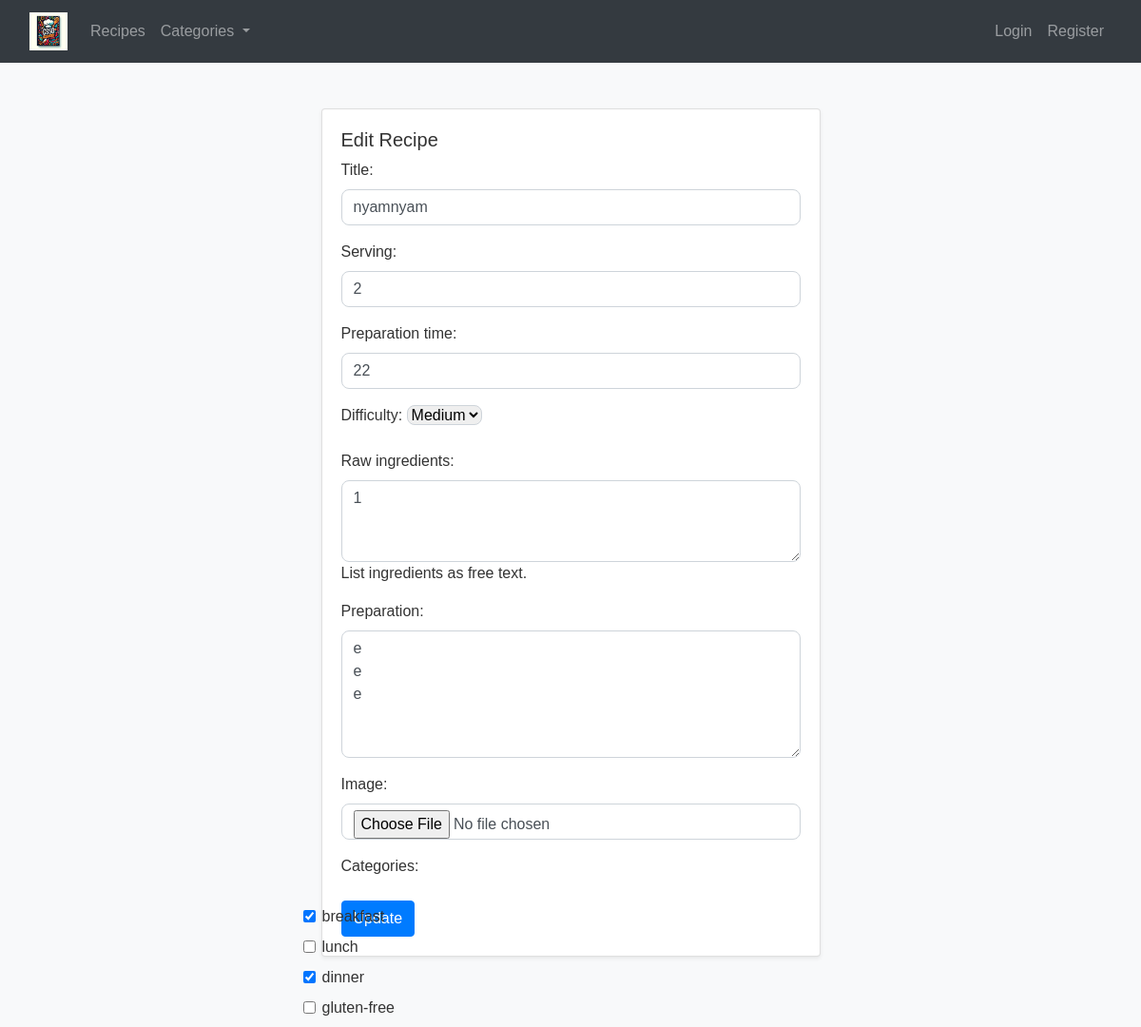
Page /recipes/edit/2/ on the earlier database version.
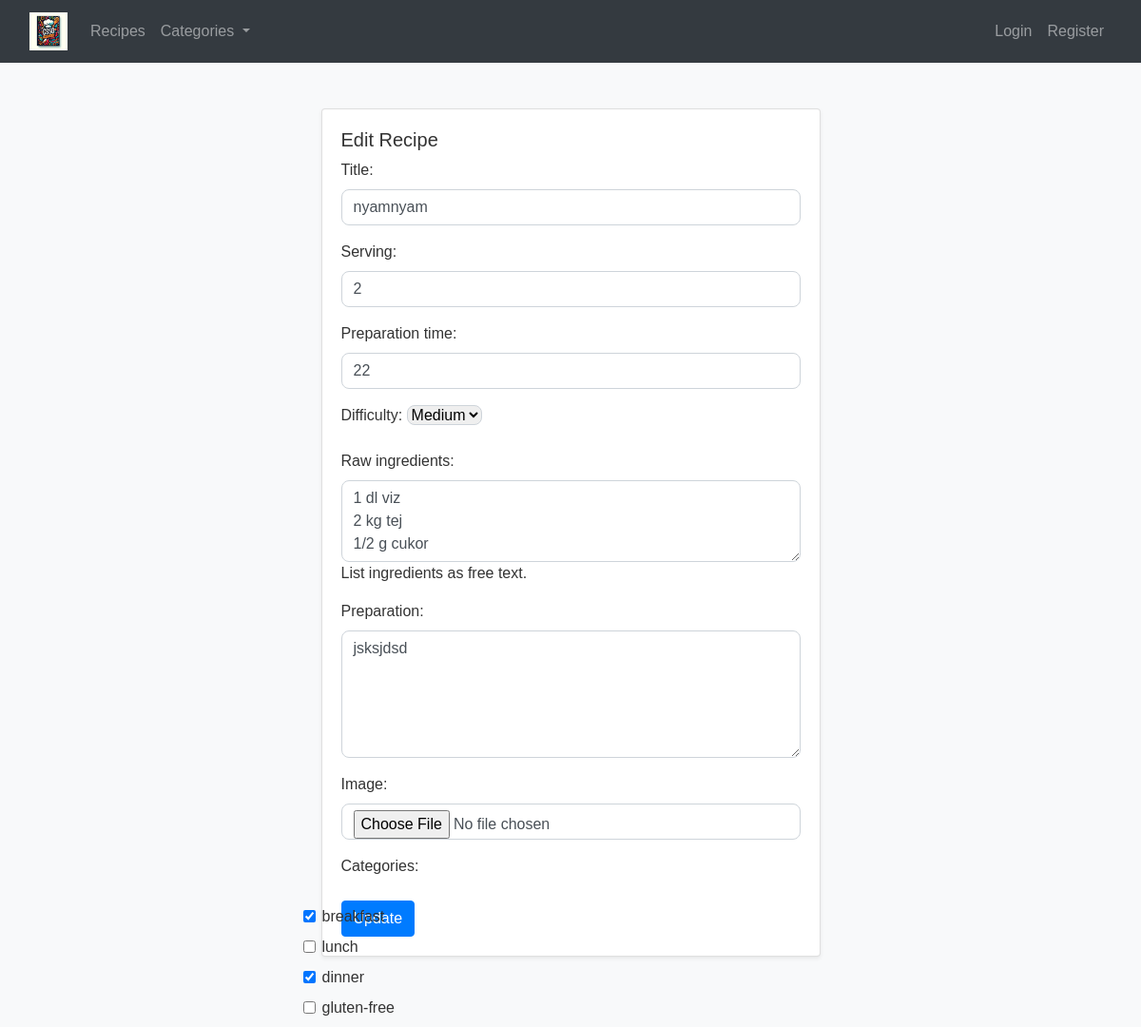
Same page on the later database version.
### recepies/models.py (models this page shows, shortened)
class Recipe(models.Model):
  title = models.CharField(max_length=128)
  serving = models.PositiveIntegerField()
  preparation_time = models.PositiveIntegerField()
  difficulty = models.CharField(
    max_length=6,
    choices=DifficultyLevel.choices,
    default=DifficultyLevel.EASY
  )
  raw_ingredients = models.TextField(help_text="List ingredients as free text.")
  ingredients = models.ManyToManyField(Ingredient, related_name='recipes')
  preparation = models.TextField()
  image = models.ImageField(upload_to='recepies/', null=True, blank=True)
  categories = models.ManyToManyField(Category, related_name='recipes')
  ratings = models.JSONField(default=dict)
  average_rating = models.FloatField(default=0.0)
  created_at = models.DateTimeField(auto_now_add=True)
  creator = models.ForeignKey(User, on_delete=models.CASCADE, related_name="creator_recipe")

class Category(models.Model):
  title = models.CharField(max_length=100)
  def __str__(self):
    return self.title

### recepies/views.py (the view)
# urls.py: path('recipes/edit/<int:recipe_id>/', views.edit_recipe, name='edit_recipe'),
def edit_recipe(request, recipe_id):
    recipe = get_object_or_404(Recipe, pk=recipe_id)
    if request.method == 'POST':
        form = RecipeForm(request.POST, request.FILES, instance=recipe)
        if form.is_valid():
            updated_recipe = form.save(commit=False)
            updated_recipe.save()
            updated_recipe.ingredients.clear()  # Töröljük a korábbi összetevőket
            raw_ingredients = form.cleaned_data['raw_ingredients']
            ingredients_data = parse_ingredients(raw_ingredients)
            for quantity, unit, name in ingredients_data:
                ingredient, created = Ingredient.objects.get_or_create(name=name.strip(), defaults={'quantity': quantity, 'unit': unit})
                updated_recipe.ingredients.add(ingredient)
            updated_recipe.save()
            form.save_m2m()  # Menti a ManyToMany kapcsolatokat
            return redirect('recipe_details', recipe_id=recipe_id)
    else:
        form = RecipeForm(instance=recipe)
    return render(request, 'recepies/edit_recipe.html', {'form': form, 'recipe': recipe})

### recepies/forms.py (shortened to what this page needs)
class RecipeForm(forms.ModelForm):
    class Meta:
        model = Recipe
        fields = ['title', 'serving', 'preparation_time', 'difficulty', 'raw_ingredients', 'preparation', 'image', 'categories']
        widgets = {
            'title': forms.TextInput(attrs={'class': 'form-control'}),
            'serving': forms.NumberInput(attrs={'class': 'form-control'}),
            'preparation_time': forms.NumberInput(attrs={'class': 'form-control'}),
            'difficulty': forms.Select(attrs={'class': 'form-select'}),
            'raw_ingredients': forms.Textarea(attrs={'class': 'form-control', 'rows': 3, 'placeholder': 'Enter ingredients freely. E.g., 2 eggs, 1 cup sugar...'}),
            'preparation': forms.Textarea(attrs={'class': 'form-control', 'rows': 5, 'placeholder': 'Enter step by step preparation.'}),
            'image': forms.FileInput(attrs={'class': 'form-control'}),
            'categories': forms.CheckboxSelectMultiple(attrs={'class': 'form-check-input'})
        }
    def __init__(self, *args, **kwargs):
        super(RecipeForm, self).__init__(*args, **kwargs)
        self.fields['categories'].queryset = Category.objects.all()

### recepies/templates/recepies/edit_recipe.html (shortened to what this page needs)
{% extends "recepies/layout.html" %}
{% block content %}
  <div class="container mt-5">
    <div class="row justify-content-center">
        <div class="col-lg-6 col-md-8">
            <div class="card shadow-sm">
                <div class="card-body">
                  <h5>Edit Recipe</h5>
                  <form method="post" enctype="multipart/form-data">
                    {{ form.as_p }}
                    <button type="submit" class="btn btn-primary">Update</button>
                  </form>
                                </div>
            </div>
        </div>
    </div>
  </div>
{% endblock %}

Differences in the rows shown:
changed Recipe "Medium": raw_ingredients "1" → "1 dl viz 2 kg tej 1/2 g cukor"; preparation "e e e" → "jsksjdsd"
